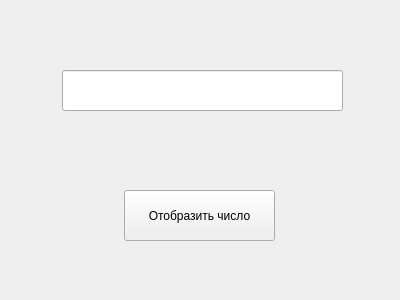
<?xml version="1.0" encoding="UTF-8"?>
<ui version="4.0">
 <class>Form</class>
 <widget class="QWidget" name="Form">
  <property name="geometry">
   <rect>
    <x>0</x>
    <y>0</y>
    <width>400</width>
    <height>300</height>
   </rect>
  </property>
  <property name="windowTitle">
   <string>Form</string>
  </property>
  <widget class="QLineEdit" name="lineEdit">
   <property name="geometry">
    <rect>
     <x>62</x>
     <y>70</y>
     <width>281</width>
     <height>41</height>
    </rect>
   </property>
  </widget>
  <widget class="QPushButton" name="pushButton">
   <property name="geometry">
    <rect>
     <x>124</x>
     <y>190</y>
     <width>151</width>
     <height>51</height>
    </rect>
   </property>
   <property name="text">
    <string>Отобразить число</string>
   </property>
  </widget>
 </widget>
 <resources/>
 <connections/>
</ui>
